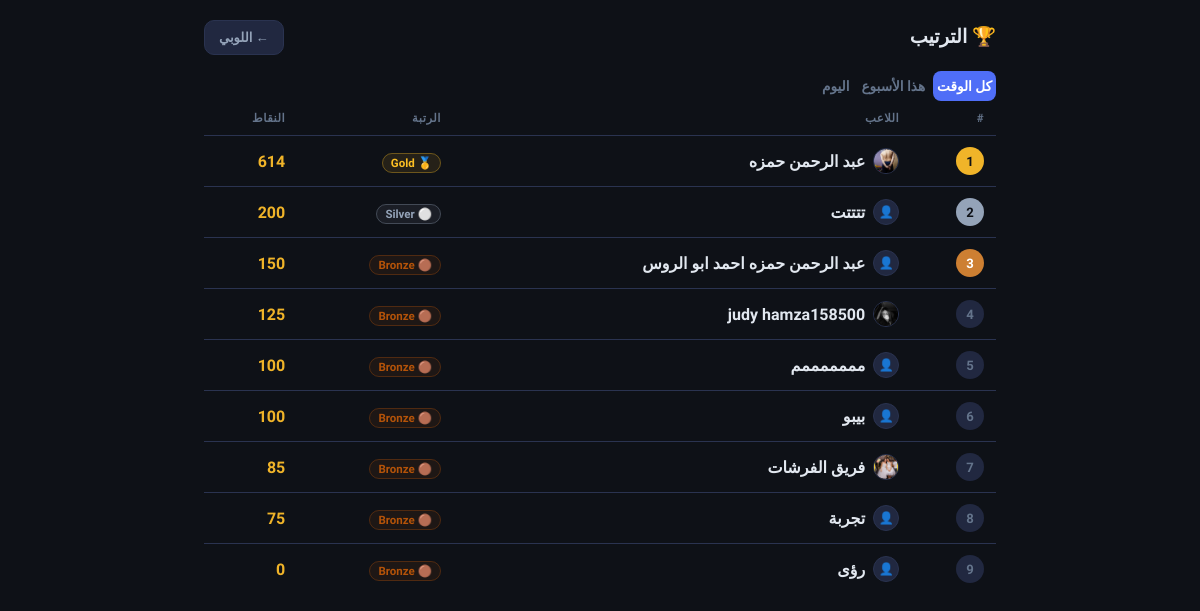
The page /leaderboard on the database as committed earlier.
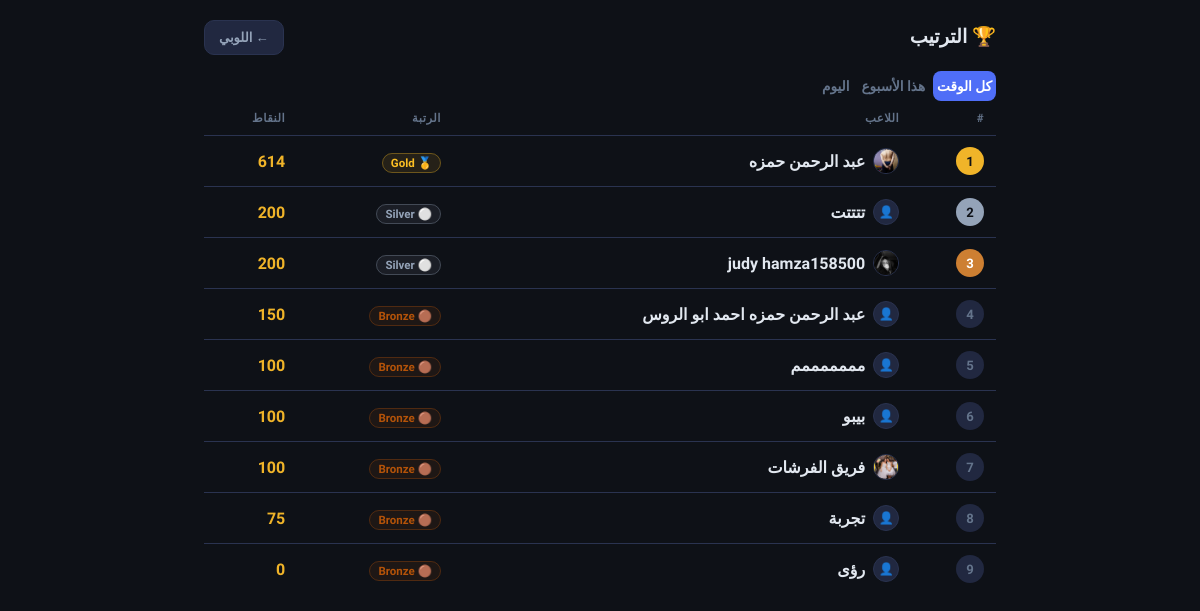
The same page on the database as committed later.
### models.py (models this page shows, shortened)
class Player(db.Model):
    __tablename__     = 'players'
    id                = db.Column(db.Integer, primary_key=True)
    player_name       = db.Column(db.String(50), unique=True, nullable=False)
    password_hash     = db.Column(db.String(256), nullable=False)
    points            = db.Column(db.Integer, default=100)
    xp                = db.Column(db.Integer, default=0)       # م12: XP
    win_streak        = db.Column(db.Integer, default=0)       # م4: Streak
    best_streak       = db.Column(db.Integer, default=0)       # م4: أحسن streak
    last_daily_reward = db.Column(db.DateTime, nullable=True)  # م2: Daily Reward
    avatar            = db.Column(db.String(200), nullable=True)
    created_at        = db.Column(db.DateTime, default=datetime.utcnow)
    @property
    def rank(self):
        if self.points >= 1000: return {'name': 'Diamond', 'icon': '💎', 'color': '#60a5fa'}
        if self.points >= 500:  return {'name': 'Gold',    'icon': '🥇', 'color': '#fbbf24'}
        if self.points >= 200:  return {'name': 'Silver',  'icon': '⚪', 'color': '#94a3b8'}
        return                         {'name': 'Bronze',  'icon': '🟤', 'color': '#b45309'}

### app.py (the view)
@app.route('/leaderboard')
def leaderboard():
    all_time = get_leaderboard(20)
    week_ago = datetime.utcnow() - timedelta(days=7)
    today    = datetime.utcnow() - timedelta(hours=24)
    def weekly_board(since, lim=20):
        rows = (db.session.query(Match.winner_id,
                    db.func.sum(Match.bet).label('earned'),
                    db.func.count(Match.id).label('wins'))
                .filter(Match.created_at >= since, Match.winner_id != None)
                .group_by(Match.winner_id)
                .order_by(db.func.sum(Match.bet).desc()).limit(lim).all())
        return [{'player': get_player_by_id(r.winner_id),
                 'earned': r.earned, 'wins': r.wins}
                for r in rows if get_player_by_id(r.winner_id)]
    return render_template('leaderboard.html',
                           players=all_time,
                           weekly=weekly_board(week_ago),
                           today=weekly_board(today))

### app.py (called while the page is built)
@app.context_processor
def inject_player():
    def get_player():
        pid=session.get('player_id')
        return Player.query.filter_by(id=pid).first() if pid else None
    return dict(get_player=get_player)

### auth.py (called while the page is built)
def get_player_by_id(player_id):
    return Player.query.filter_by(id=player_id).first()

### points.py (called while the page is built)
def get_leaderboard(limit=20):
    return Player.query.order_by(Player.points.desc()).limit(limit).all()

### templates/leaderboard.html (shortened to what this page needs)
{% extends 'base.html' %}
{% block content %}
<div class="container">
    <div style="display:flex;align-items:center;justify-content:space-between;margin-bottom:16px">
        <h1 style="font-size:1.2rem;font-weight:900">🏆 الترتيب</h1>
        <a href="/lobby" class="btn btn-ghost btn-sm">← اللوبي</a>
    </div>
    <div class="tabs-bar">
        <button class="t-btn active" onclick="switchTab('alltime',this)">كل الوقت</button>
        <button class="t-btn"       onclick="switchTab('weekly',this)">هذا الأسبوع</button>
        <button class="t-btn"       onclick="switchTab('today',this)">اليوم</button>
    </div>
    <div id="tab-alltime">
        {% if players %}
        <table class="lb-table">
            <thead><tr><th>#</th><th>اللاعب</th><th>الرتبة</th><th>النقاط</th></tr></thead>
            <tbody>
            {% for p in players %}{% set r = p.rank %}
            <tr {% if session.player_id==p.id %}class="me-row"{% endif %}>
                <td><span class="rank-num {% if loop.index==1 %}rn-1{% elif loop.index==2 %}rn-2{% elif loop.index==3 %}rn-3{% else %}rn-n{% endif %}">{{loop.index}}</span></td>
                <td><a href="/player/{{p.id}}" class="p-link">
                    {% if p.avatar %}<img src="/static/avatars/{{p.avatar}}" class="av-xs">
                    {% else %}<span class="av-ph">👤</span>{% endif %}
                    {{p.player_name}}
                </a></td>
                <td><span class="rank-tag" data-rc="{{r.color}}">{{r.icon}} {{r.name}}</span></td>
                <td class="pts-cell">{{p.points}}</td>
            </tr>{% endfor %}
            </tbody>
        </table>
        {% else %}
        <div style="text-align:center;color:var(--muted);padding:40px">مفيش لاعبين بعد 🎮</div>
        {% endif %}
    </div>
</div>
{% endblock %}

### templates/base.html (shortened to what this page needs)
<!DOCTYPE html>
<html lang="ar" dir="rtl">
<head>
</head>
<body>
{% block content %}{% endblock %}
</body>
</html>

Rows that differ between the two databases and show on the page:
changed Player "judy hamza158500": icon "🟤" → "⚪"; name "Bronze" → "Silver"; points "125" → "200"; moves up the list
changed Player "فريق الفرشات": points "85" → "100"
